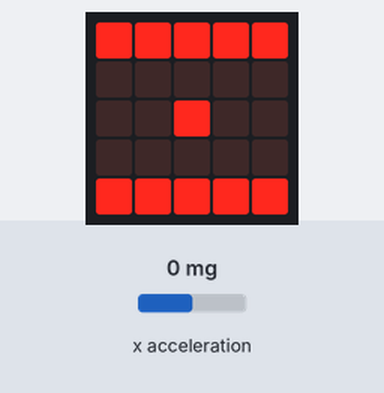
Simulated run of this program. Board: BBC micro:bit (MakeCode). Shown: the board's 5×5 LED display. Inputs (shaded band) come from the test bench; at power-on: x acceleration 0 mg.

Above: at 1.2 s.
1.3 s: x acceleration set to -1440 mg
At 2.2 s:
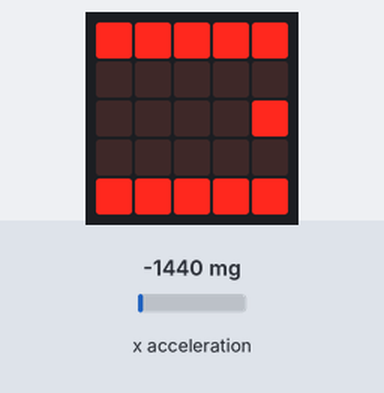
3.1 s: x acceleration set to -750 mg
At 4.0 s:
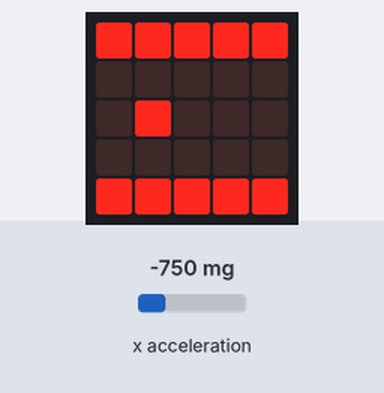
4.8 s: x acceleration set to 750 mg
At 5.9 s:
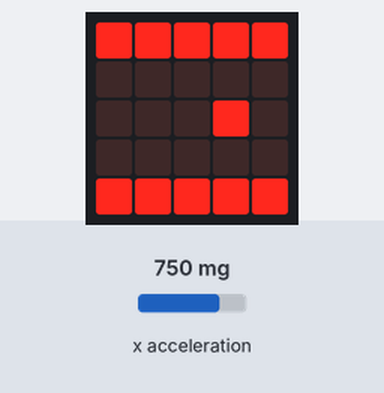
6.5 s: x acceleration set to -830 mg
At 7.8 s:
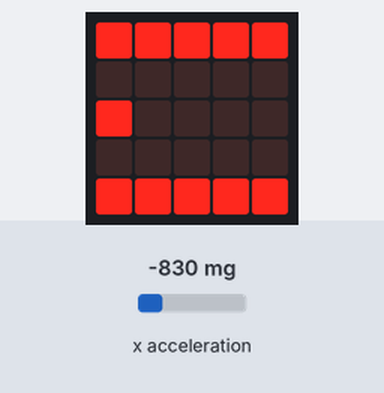
8.2 s: x acceleration set to 0 mg
At 9.6 s:
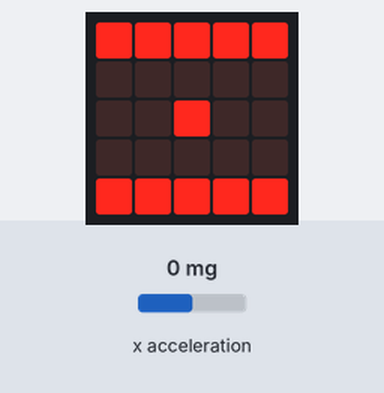
9.9 s: x acceleration set to 1440 mg
At 11.5 s:
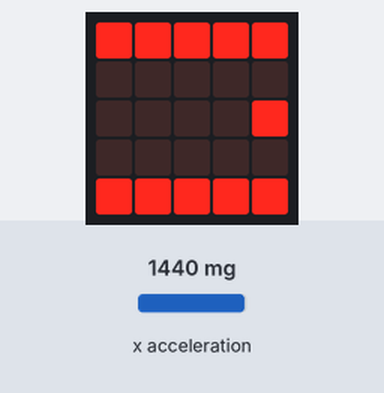
Timing chart, 0 to 12.5 s (numbered marks = the images above; inputs shaded):
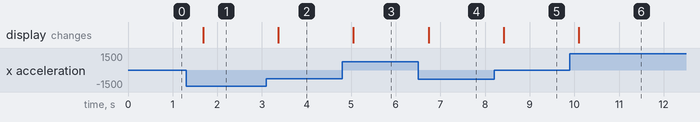

The program:

main.ts
```typescript
basic.forever(function () {
    if (input.acceleration(Dimension.X) >= -1023 && input.acceleration(Dimension.X) < -800) {
        basic.showLeds(`
            # # # # #
            . . . . .
            # . . . .
            . . . . .
            # # # # #
            `)
    } else if (input.acceleration(Dimension.X) >= -800 && input.acceleration(Dimension.X) < -300) {
        basic.showLeds(`
            # # # # #
            . . . . .
            . # . . .
            . . . . .
            # # # # #
            `)
    } else if (input.acceleration(Dimension.X) >= -300 && input.acceleration(Dimension.X) < 300) {
        basic.showLeds(`
            # # # # #
            . . . . .
            . . # . .
            . . . . .
            # # # # #
            `)
    } else if (input.acceleration(Dimension.X) >= 300 && input.acceleration(Dimension.X) < 800) {
        basic.showLeds(`
            # # # # #
            . . . . .
            . . . # .
            . . . . .
            # # # # #
            `)
    } else {
        basic.showLeds(`
            # # # # #
            . . . . .
            . . . . #
            . . . . .
            # # # # #
            `)
    }
})
```

test.ts
```typescript
// tu są testy; nie będzie to kompilowane, gdy ten pakiet będzie używany jako rozszerzenie.
```

Measured:
- after the input at 1.3 s, the display: changes after 0.38 s (image 1)
- after the input at 3.1 s, the display: changes after 0.27 s (image 2)
- after the input at 4.8 s, the display: changes after 0.25 s (image 3)
- after the input at 6.5 s, the display: changes after 0.23 s (image 4)
- after the input at 8.2 s, the display: changes after 0.22 s (image 5)
- after the input at 9.9 s, the display: changes after 0.20 s (image 6)
